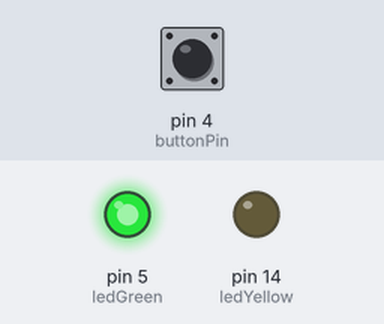
Bench run of a sketch on a simulated Arduino Uno, built with avr-gcc and run on an emulated ATmega328P. Parts: output pins drawn as LEDs (lit = HIGH). Dashed ring = blinking. The inputs (shaded band) are chosen by the test bench; at power-on: pin 4 (buttonPin) HIGH.

Above: at 2.8 s.
2.9 s: pin 4 (buttonPin) pulled LOW for 1.2 s
At 3.3 s:
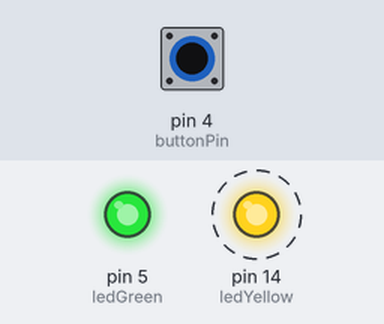
6.0 s: pin 4 (buttonPin) pulled LOW for 3.2 s
At 10.7 s:
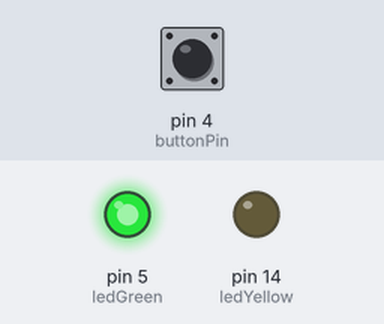
Timing chart, 0 to 12.2 s (numbered marks = the images above; inputs shaded):
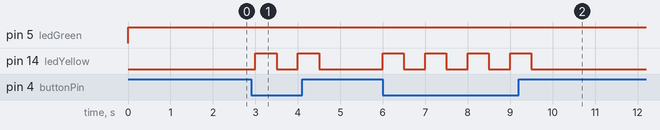

Measured:
- after the input at 2.9 s, pin 14 (ledYellow): alternates HIGH for 0.50 s and LOW for 0.50 s, 4 changes in all, then stays LOW, starting after 0.10 s
- after the input at 6.0 s, pin 14 (ledYellow): alternates HIGH for 0.50 s and LOW for 0.50 s, 8 changes in all, then stays LOW, starting at once

The sketch:

Ligar_LED_Bot_o_Node_MCU.ino
```cpp
/*
  Tabela de pinos Analógico/Digitas  e seus valores  :
Pino: GPIO16 , Constante : D0 , Valor : 16
Pino: GPIO5 , Constante : D1 , Valor : 5
Pino: GPIO4 , Constante : D2  , Valor : 4
Pino: GPIO0 , Constante : D3 , Valor : 0
Pino: GPIO2 , Constante : D4 , Valor : 2
Pino: GPIO14 , Constante : D5  , Valor : 14
Pino: GPIO12 , Constante :D6  , Valor : 12
Pino: GPIO13 , Constante :D7  , Valor : 13
Pino: GPIO15 , Constante :D8  , Valor : 15
Pino: Analógico, Constante: A0, Valor: 17
*/
int buttonPin=4; // variável para o botão no pino D2 (GPIO4)
int ledYellow=14; // variavel para o led amarelo no pino D5(GPIO14)
int ledGreen=5; // variavel para o led amarelo no pino D1(GPIO5)
int estadoButton=0; // variavel responsavel para amarzenar o estado de do botão (ligar/desligar LED)

void setup() {
  //função configurações do código em relação ao hardware
  // configurações do LED e botão
pinMode(ledYellow, OUTPUT); // Atribuir o led amarelo como saida para ligar-lo
pinMode(ledGreen, OUTPUT); // Atribuir o led verde como saida para ligar-lo
pinMode(buttonPin, INPUT); // atrbuir o botão como entrada  para receber a informação que foi prescionado.

}

void loop() {

     // Verificação se o botão foi pressionado

estadoButton= digitalRead(buttonPin); // Verificar a entrada do pino do botão se está HIGH ou LOW

 if (estadoButton==LOW) {
   // função "se":

   digitalWrite(ledYellow, HIGH); // se o botão não estiver pressionado, ligue o LED amarelo
   delay(500); // duração de 500 milisegundos

   digitalWrite(ledYellow, LOW); // se o botão não estiver pressionado, ligue o LED amarelo
   delay(500); // duração de 500 milisegundos

   // Observação: Agora o Led amarelo assumirá o papel de alerta que o botão não está pressionado. Por isso, ele fixará ligando e desligando infinitamente.
 }
 else{
// função "caso contrário":
digitalWrite(ledGreen, HIGH); // Caso o botão não esteja pressionado, deslique o LED amarelo
delay(1000); // duração de 1000 milisegundos

 }

    /*
    Resumo: os leds irá ligar um por um, sendo que quando um estiver ligado, os outros deveram ficar deligados.
    Poderia criar uma variável chamada "tempo ou time do tipo int ou float (dependendo da situação)" para inserir nos delay, mas ficou opcional.

   Materiais utilizados:

   1. NODEMCU ESP8266;
   2. Cabo micro USB;
   3. Protoboard;
   4. Resistores de 220 Ω;
   5. Resistor de 10 kΩ;
   6. Botão tipo push button;
   7. LED difuso;
    Fios de jumper.
   */
}
```
